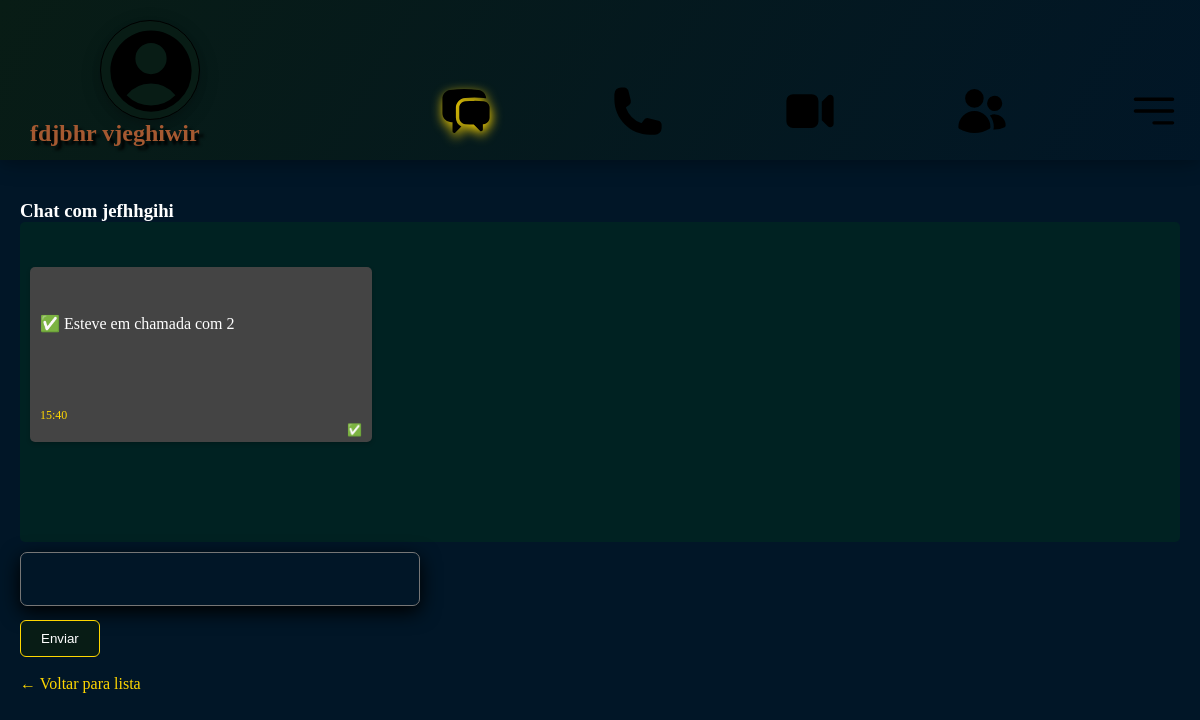
Page /chat/2 (signed in) on the earlier database version.
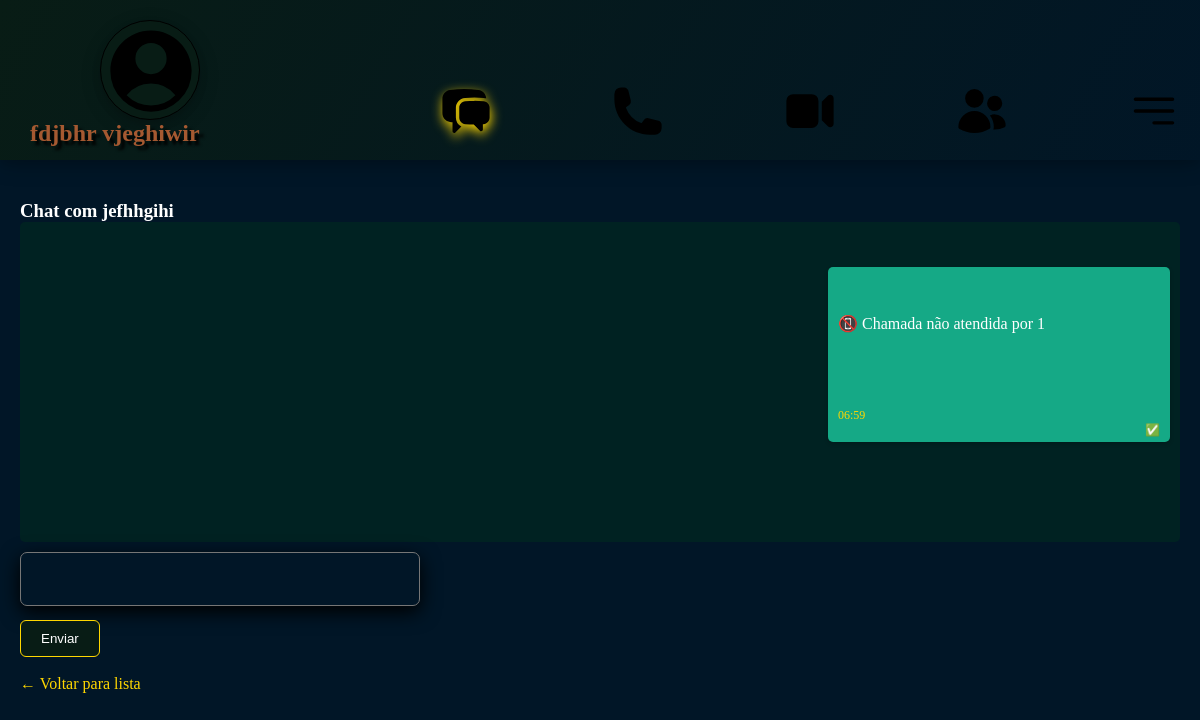
Same page on the later database version.
### conecao_site.py (models this page shows)
class Usuario(db.Model):
    __tablename__ = 'usuarios'
    id = db.Column(db.Integer, primary_key=True, autoincrement=True)
    nome = db.Column(db.String(100), nullable=False, unique=True)
    sobre_nome = db.Column(db.String(100), nullable=False)
    data_nado = db.Column(db.Date, nullable=False)
    genero = db.Column(db.String(50), nullable=False)
    email = db.Column(db.String(100), nullable=False, unique=True)
    senha = db.Column(db.String(50), nullable=False)
    idioma=db.Column(db.String(10),default='pt-BR')
    traducao=db.Column(db.Boolean,default=True)

class Mensagem(db.Model):
    __tablename__ = 'mensagens'
    id = db.Column(db.Integer, primary_key=True)
    remetente_id = db.Column(db.Integer, db.ForeignKey('usuarios.id'))
    destinatario_id = db.Column(db.Integer, db.ForeignKey('usuarios.id'))
    conteudo = db.Column(db.Text, nullable=False)
    conteudo_traduzido = db.Column(db.Text, nullable=True)
    timestamp = db.Column(db.DateTime, default=datetime.now)
    remetente = db.relationship("Usuario", foreign_keys=[remetente_id])
    destinatario = db.relationship("Usuario", foreign_keys=[destinatario_id])
    status=db.Column(db.String(20),nullable=False,default='enviando')
    tipo=db.Column(db.String(20),default='texto')

### arquivoPrincipal.py (the view)
@app.route('/chat/<int:amigo_id>')
def chat(amigo_id):
    if 'usuario_id' not in session:
        return redirect(url_for('login'))
    usuario_id = session['usuario_id']
    amigos = db.session.query(Usuario).join(
        Amizade, Usuario.id == Amizade.amigo_id
    ).filter(Amizade.usuario_id == usuario_id).all()
    mensagens = Mensagem.query.filter(
        or_(
            and_(Mensagem.remetente_id == usuario_id, Mensagem.destinatario_id == amigo_id),
            and_(Mensagem.remetente_id == amigo_id, Mensagem.destinatario_id == usuario_id)
        )
    ).order_by(Mensagem.timestamp.asc()).all()
    amigo_selecionado = Usuario.query.get(amigo_id)
    mensagens_formatadas = []
    for msg in mensagens:
        if msg.remetente_id == amigo_id and msg.conteudo_traduzido:
            conteudo_exibido = msg.conteudo_traduzido
        else:
            conteudo_exibido = msg.conteudo
        mensagens_formatadas.append({
            'id': msg.id,
            'conteudo_traduzido': conteudo_exibido,
            'remetente_id': msg.remetente_id,
            'timestamp': msg.timestamp,
            'status': msg.status
        })
    return render_template(
        'login.html',
        nome=session['usuario_nome_completo'],
        amigos=amigos,
        mensagens=mensagens_formatadas,
        amigo_selecionado=amigo_selecionado,
        paginaAtiva="sms"
    )

### arquivoPrincipal.py (called while the page is built)
@app.template_filter('formatar_data')
def formatar_data(data):
    agora = datetime.now()
    hoje = agora.date()
    data_local = data.date()
    if data_local == hoje:
        return 'Hoje'
    elif data_local == hoje - timedelta(days=1):
        return 'Ontem'
    else:
        return data.strftime('%d de %B de %Y')

@app.template_filter('hora_minuto')
def hora_minuto(data):
    return data.strftime('%H:%M')

### templates/login.html (shortened to what this page needs)
<!DOCTYPE html>
<html lang="pt-br">
<head>
</head>
<body>
  <header>
    <div class="balao">
      <buttom onclick="alertar()">
<svg class="con1" xmlns="http://www.w3.org/2000/svg" viewBox="0 0 24 24" fill="currentColor" class="size-6">
</buttom>
    </div>
    {% if nome %}
      <h2>{{ nome }}</h2>
    {% endif %}
    <div class="h">
      <button class="nav-button active" data-page="sms">
      </button>
            <button class="nav-button" data-page="chamada">
            </button>
            <button class="nav-button" data-page="videochamada">
<svg class="con" xmlns="http://www.w3.org/2000/svg" viewBox="0 0 24 24" fill="currentColor" class="size-6">
  <path d="M4.5 4.5a3 3 0 0 0-3 3v9a3 3 0 0 0 3 3h8.25a3 3 0 0 0 3-3v-9a3 3 0 0 0-3-3H4.5ZM19.94 18.75l-2.69-2.69V7.94l2.69-2.69c.944-.945 2.56-.276 2.56 1.06v11.38c0 1.336-1.616 2.005-2.56 1.06Z" />
</svg>
 </button>
             <button class="nav-button" data-page="amigos">
 </button>
      <button class="nav-button" data-page="config">
      </button>
    </div>
  </header>
  <nav>
<div id="sms" class="page active">
  {% if not amigo_selecionado %}
    {% for amigos in amigos %}
    <a href="/chat/{{ amigos.id }}" style=" text-decoration: none;  color: white;" >
      <div class="card-amigo">
                <div class="avatar">{{ amigos.nome[0] }}{{ amigos.sobre_nome[0] }}</div>
                <div class="info-amigo">
                    <p>{{ amigos.nome }} {{ amigos.sobre_nome }}</p>
                    <span class="acao">📩 Abrir chat</span>
                </div>
                </div>
            </a>
    {% endfor %}
{% else %}
  <h3>Chat com {{ amigo_selecionado.nome }}</h3>
  <div id="mensagens">
{% for msg in mensagens %}
  {%if msg.tip== 'sistema' %}
  <div id="msg-sistem">
    {{msg.conteudo}}
  </div>
  {%else%}
  <div class="mensagem" style="
    max-width: 30%;
    height: 175px;
    border-radius: 5px;
    background-color: {% if msg.remetente_id == amigo_selecionado.id %}#444{% else %}#15A986{% endif %};
    color: white;
    text-align: {% if msg.remetente_id == amigo_selecionado.id %}left{% else %}left{% endif %};
    margin-left: {% if msg.remetente_id == amigo_selecionado.id %}0{% else %}auto{% endif %};
    box-shadow: 0 2px 4px rgba(0,0,0,0.2);
  ">
    <p style="margin: 1px 0; padding:10px;">{{ msg.conteudo_traduzido }}</p>
    <div style="font-size: 12px; padding:10px; display: flex; justify-content: space-between;">
      <span style="color: gold;">{{ msg.timestamp|hora_minuto }}</span>
      <span style="color:
        {% if msg.status == 'enviado' %}lightgreen
        {% elif msg.status == 'enviando' %}orange
        {% else %}red
        {% endif %}
      ; animation: piscar 0.8s infinite;position:static;">
        {% if msg.status == 'enviado' %}✅
        {% elif msg.status == 'enviando' %}⏳
        {% else %}❌
        {% endif %}
      </span>
    </div>
  </div>
  {%endif%}
{% endfor %}
<br>
</div>
    <form method="POST" action="/enviar_mensagem" onsubmit="return desativarEnvio(this)">
  <textarea id="campoTexto" name="conteudo" rows="2" required></textarea><br>
  <button type="submit" id="btnEnviar">Enviar</button>
</form>
<br>
  <a href="/fechar_chat" style="color: gold;">← Voltar para lista</a>
{% endif %}
  </div>
</nav>
</body>
</html>

### templates/login.html (style rules this page uses)
* { margin: 0; padding: 0; box-sizing: border-box;outline:none; }
body { background: #011627; font-family:'Times New Roman', Times, serif ; color: white; }
header { position: fixed; top: 0; width: 100%; height: 160px; background: linear-gradient(300deg, #011627 -1%, #081c15 100%); box-shadow: 0 4px 10px rgba(0, 0, 0, 0.1), 0 6px 20px rgba(0, 0, 0, 0.19); z-index: 1000; }
.balao { text-align:center; cursor:pointer; box-shadow: 0 4px 10px 0 rgba(0, 0, 0, 0.1), 0 6px 20px 0 rgba(0, 0, 0, 0.19); border: 1px solid black; text-align: center; margin-top: 20px; width: 100px; height: 100px; border-radius: 50%; margin-left: 100px; background-color: #081c15; }
header h2 { text-shadow:4px 4px 3px black; margin:0 30px; color:rgb(165, 89, 49); }
.h { margin-top: -73px; margin-left: 380px; font-size: 18px; display: flex; flex-direction: row; }
.nav-button { background: none; border: none; margin: 0 38px; cursor: pointer; }
.con { color:black; width: 56px; height: 54px; transition: all 0.3s ease-in-out; }
.nav-button.active .con { filter: drop-shadow(1px 4px 6px gold); border-radius: 3px; }
nav { margin-top: 180px; padding: 20px; }
.page { display: none; }
.page.active { display: block; }
textarea,input[type="email"], input[type="password"] { width: 100%; max-width: 400px; padding: 10px; margin-bottom: 10px; }
button, .bt { background-color: #081c15; border: 1px solid gold; padding: 10px 20px; color: white; border-radius: 6px; cursor: pointer; }
a { color: aqua; text-decoration: none; }
.con1 { padding:-10px; color:black; width:100px; height:100px; }
textarea { margin-top:10px; resize:none; border-radius:7px; background: #011627; font-family: 'Comic Neue', cursive; color: white; box-shadow: 0 4px 10px rgba(0, 0, 0, 0.1), 0 6px 20px black; z-index: 1000; }
a { text-align:center; }
#mensagens { max-height: 320px; overflow-y: auto; overflow-x: hidden; background: #022; padding: 10px; border-radius: 5px; word-wrap: break-word; white-space: pre-wrap; scrollbar-width: none; -ms-overflow-style: none; }

Differences in the rows shown:
no longer on this page (row unchanged): Mensagem: conteudo_traduzido "✅ Esteve em chamada com 2", timestamp|hora_minuto "15:40"
added Mensagem: conteudo_traduzido "📵 Chamada não atendida por 1", timestamp|hora_minuto "06:59"
